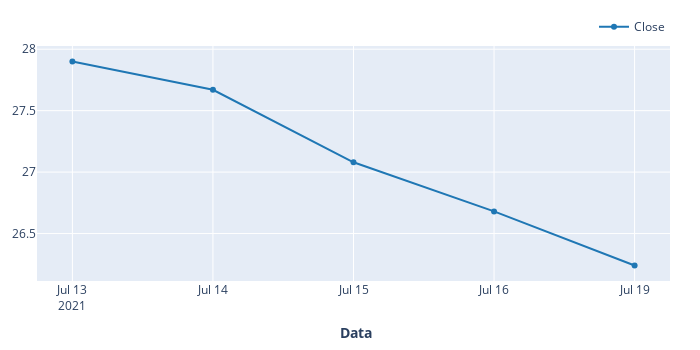

The notebook cell saved with this chart:
### Code cell
#Gráfico para ver o comportamento
#Construindo outro df com um limitador no indice
dados_teste = ativo['Close'][ativo['Close'].index<='2021-07-19']
dados_teste2 = pd.DataFrame(dados_teste.iloc[-5:])
dados_teste2.vbt.plot().update_xaxes(title_text="<b> Data",
                          rangebreaks=[dict(bounds=["sat", "mon"])]).show()

### Figure 1 — Plotly figure (JSON) as saved in the notebook; plotly's stock layout.template omitted (floating-point values rounded to 4 significant figures)
{"data": [{"name": "Close", "showlegend": true, "type": "scatter", "uid": "f8d064c8-7ffc-42c2-85a6-1bff53a6a1d4", "x": ["2021-07-13T00:00:00", "2021-07-14T00:00:00", "2021-07-15T00:00:00", "2021-07-16T00:00:00", "2021-07-19T00:00:00"], "y": [27.9, 27.67, 27.08, 26.68, 26.24]}], "layout": {"height": 350, "legend": {"orientation": "h", "traceorder": "normal", "x": 1, "xanchor": "right", "y": 1.02, "yanchor": "bottom"}, "margin": {"b": 30, "l": 30, "r": 30, "t": 30}, "width": 700, "xaxis": {"rangebreaks": [{"bounds": ["sat", "mon"]}], "title": {"text": "<b> Data"}}}}
